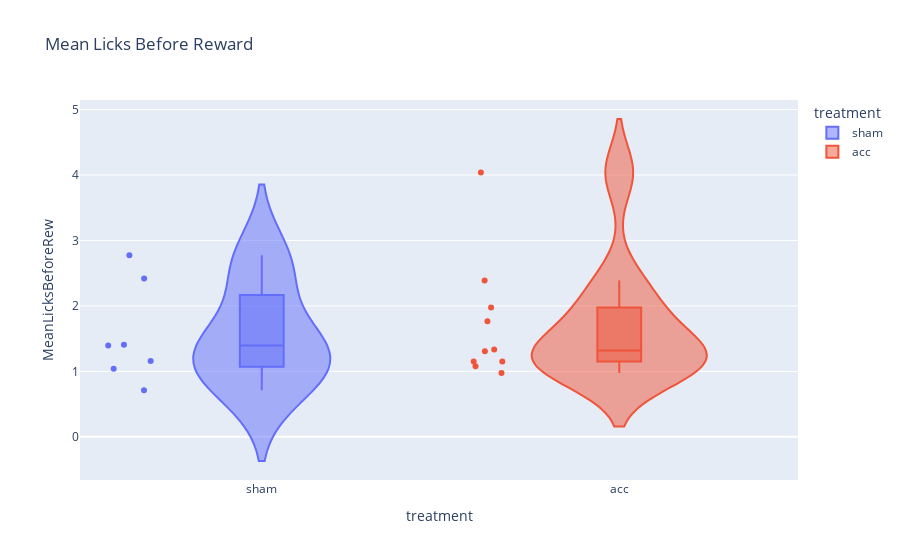

Notebook code for this chart:
### Code cell
plotting.plot_session_mean(sdf_post, "MeanLicksBeforeRew", cat, title="Mean Licks Before Reward")

### Figure 1 — Plotly figure (JSON) as saved in the notebook; plotly's stock layout.template omitted (floating-point values rounded to 4 significant figures)
{"data": [{"alignmentgroup": "True", "box": {"visible": true}, "hovertemplate": "treatment=%{x}<br>MeanLicksBeforeRew=%{y}<extra></extra>", "legendgroup": "sham", "marker": {"color": "#636efa"}, "name": "sham", "offsetgroup": "sham", "orientation": "v", "points": "all", "scalegroup": "True", "showlegend": true, "type": "violin", "x": ["sham", "sham", "sham", "sham", "sham", "sham", "sham"], "x0": " ", "xaxis": "x", "y": [2.418, 0.7127, 1.397, 2.773, 1.041, 1.157, 1.407], "y0": " ", "yaxis": "y"}, {"alignmentgroup": "True", "box": {"visible": true}, "hovertemplate": "treatment=%{x}<br>MeanLicksBeforeRew=%{y}<extra></extra>", "legendgroup": "acc", "marker": {"color": "#EF553B"}, "name": "acc", "offsetgroup": "acc", "orientation": "v", "points": "all", "scalegroup": "True", "showlegend": true, "type": "violin", "x": ["acc", "acc", "acc", "acc", "acc", "acc", "acc", "acc", "acc", "acc"], "x0": " ", "xaxis": "x", "y": [1.151, 2.386, 1.767, 1.078, 0.9745, 1.334, 1.152, 1.975, 4.039, 1.306], "y0": " ", "yaxis": "y"}], "layout": {"legend": {"title": {"text": "treatment"}, "tracegroupgap": 0}, "title": {"text": "Mean Licks Before Reward"}, "violinmode": "overlay", "xaxis": {"anchor": "y", "categoryarray": ["sham", "acc"], "categoryorder": "array", "domain": [0, 1], "title": {"text": "treatment"}}, "yaxis": {"anchor": "x", "domain": [0, 1], "title": {"text": "MeanLicksBeforeRew"}}}}
